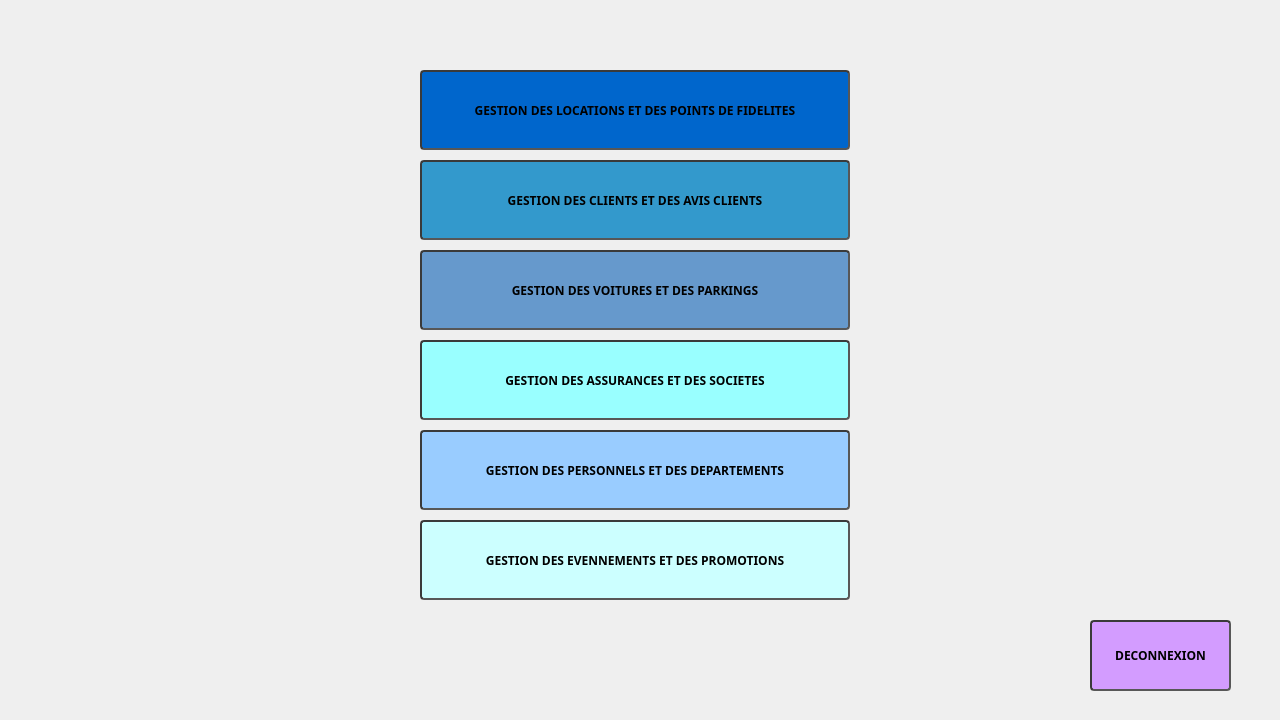
<?xml version="1.0" encoding="UTF-8"?>
<ui version="4.0">
 <class>acceuil</class>
 <widget class="QWidget" name="acceuil">
  <property name="geometry">
   <rect>
    <x>0</x>
    <y>0</y>
    <width>1280</width>
    <height>720</height>
   </rect>
  </property>
  <property name="windowTitle">
   <string>Accueil</string>
  </property>
  <widget class="QPushButton" name="habib">
   <property name="geometry">
    <rect>
     <x>420</x>
     <y>340</y>
     <width>430</width>
     <height>80</height>
    </rect>
   </property>
   <property name="font">
    <font>
     <family>Century Gothic</family>
     <pointsize>9</pointsize>
     <weight>75</weight>
     <bold>true</bold>
    </font>
   </property>
   <property name="styleSheet">
    <string notr="true">QPushButton {
	border-width: 2px; border-radius: 4px;
	border-color: rgb(58, 58, 58);
	border-style: inset;

padding: 5px;
background-color:#99ffff;
font-weight: bold;
}</string>
   </property>
   <property name="text">
    <string>GESTION DES ASSURANCES ET DES SOCIETES</string>
   </property>
  </widget>
  <widget class="QPushButton" name="marwa">
   <property name="geometry">
    <rect>
     <x>420</x>
     <y>160</y>
     <width>430</width>
     <height>80</height>
    </rect>
   </property>
   <property name="font">
    <font>
     <family>Century Gothic</family>
     <pointsize>9</pointsize>
     <weight>75</weight>
     <bold>true</bold>
    </font>
   </property>
   <property name="styleSheet">
    <string notr="true">QPushButton {
	border-width: 2px; border-radius: 4px;
	border-color: rgb(58, 58, 58);
	border-style: inset;

padding: 5px;
background-color:#3399cc	;
font-weight: bold;
}</string>
   </property>
   <property name="text">
    <string>GESTION DES CLIENTS ET DES AVIS CLIENTS</string>
   </property>
  </widget>
  <widget class="QPushButton" name="sourour">
   <property name="geometry">
    <rect>
     <x>420</x>
     <y>250</y>
     <width>430</width>
     <height>80</height>
    </rect>
   </property>
   <property name="font">
    <font>
     <family>Century Gothic</family>
     <pointsize>9</pointsize>
     <weight>75</weight>
     <bold>true</bold>
    </font>
   </property>
   <property name="styleSheet">
    <string notr="true">QPushButton {
	border-width: 2px; border-radius: 4px;
	border-color: rgb(58, 58, 58);
	border-style: inset;

padding: 5px;
background-color:#6699cc	;
font-weight: bold;
}</string>
   </property>
   <property name="text">
    <string>GESTION DES VOITURES ET DES PARKINGS</string>
   </property>
   <property name="autoDefault">
    <bool>false</bool>
   </property>
   <property name="flat">
    <bool>false</bool>
   </property>
  </widget>
  <widget class="QPushButton" name="mahdi">
   <property name="geometry">
    <rect>
     <x>420</x>
     <y>70</y>
     <width>430</width>
     <height>80</height>
    </rect>
   </property>
   <property name="font">
    <font>
     <family>Century Gothic</family>
     <pointsize>9</pointsize>
     <weight>75</weight>
     <bold>true</bold>
    </font>
   </property>
   <property name="styleSheet">
    <string notr="true">QPushButton {
	border-width: 2px; border-radius: 4px;
	border-color: rgb(58, 58, 58);
	border-style: inset;

padding: 5px;
background-color:#0066cc	;
font-weight: bold;
}</string>
   </property>
   <property name="text">
    <string>GESTION DES LOCATIONS ET DES POINTS DE FIDELITES</string>
   </property>
  </widget>
  <widget class="QPushButton" name="obaid">
   <property name="geometry">
    <rect>
     <x>420</x>
     <y>520</y>
     <width>430</width>
     <height>80</height>
    </rect>
   </property>
   <property name="font">
    <font>
     <family>Century Gothic</family>
     <pointsize>9</pointsize>
     <weight>75</weight>
     <bold>true</bold>
    </font>
   </property>
   <property name="styleSheet">
    <string notr="true">QPushButton {
	border-width: 2px; border-radius: 4px;
	border-color: rgb(58, 58, 58);
	border-style: inset;

padding: 5px;
background-color:#ccffff;
font-weight: bold;
}</string>
   </property>
   <property name="text">
    <string>GESTION DES EVENNEMENTS ET DES PROMOTIONS</string>
   </property>
  </widget>
  <widget class="QPushButton" name="ahmed">
   <property name="geometry">
    <rect>
     <x>420</x>
     <y>430</y>
     <width>430</width>
     <height>80</height>
    </rect>
   </property>
   <property name="font">
    <font>
     <family>Century Gothic</family>
     <pointsize>9</pointsize>
     <weight>75</weight>
     <bold>true</bold>
    </font>
   </property>
   <property name="styleSheet">
    <string notr="true">QPushButton {
	border-width: 2px; border-radius: 4px;
	border-color: rgb(58, 58, 58);
	border-style: inset;

padding: 5px;
background-color:#99ccff;
font-weight: bold;
}
</string>
   </property>
   <property name="text">
    <string>GESTION DES PERSONNELS ET DES DEPARTEMENTS</string>
   </property>
  </widget>
  <widget class="QPushButton" name="logout">
   <property name="geometry">
    <rect>
     <x>1090</x>
     <y>620</y>
     <width>141</width>
     <height>71</height>
    </rect>
   </property>
   <property name="font">
    <font>
     <family>Century Gothic</family>
     <weight>75</weight>
     <bold>true</bold>
    </font>
   </property>
   <property name="styleSheet">
    <string notr="true">QPushButton {
	border-width: 2px; border-radius: 4px;
	border-color: rgb(58, 58, 58);
	border-style: inset;
padding: 5px;
background-color:#d39cff;
font-weight: bold;
}</string>
   </property>
   <property name="text">
    <string>DECONNEXION</string>
   </property>
  </widget>
  <widget class="QLabel" name="pic">
   <property name="geometry">
    <rect>
     <x>0</x>
     <y>0</y>
     <width>1281</width>
     <height>721</height>
    </rect>
   </property>
   <property name="text">
    <string/>
   </property>
  </widget>
  <zorder>pic</zorder>
  <zorder>habib</zorder>
  <zorder>marwa</zorder>
  <zorder>sourour</zorder>
  <zorder>mahdi</zorder>
  <zorder>obaid</zorder>
  <zorder>ahmed</zorder>
  <zorder>logout</zorder>
 </widget>
 <resources/>
 <connections/>
</ui>
